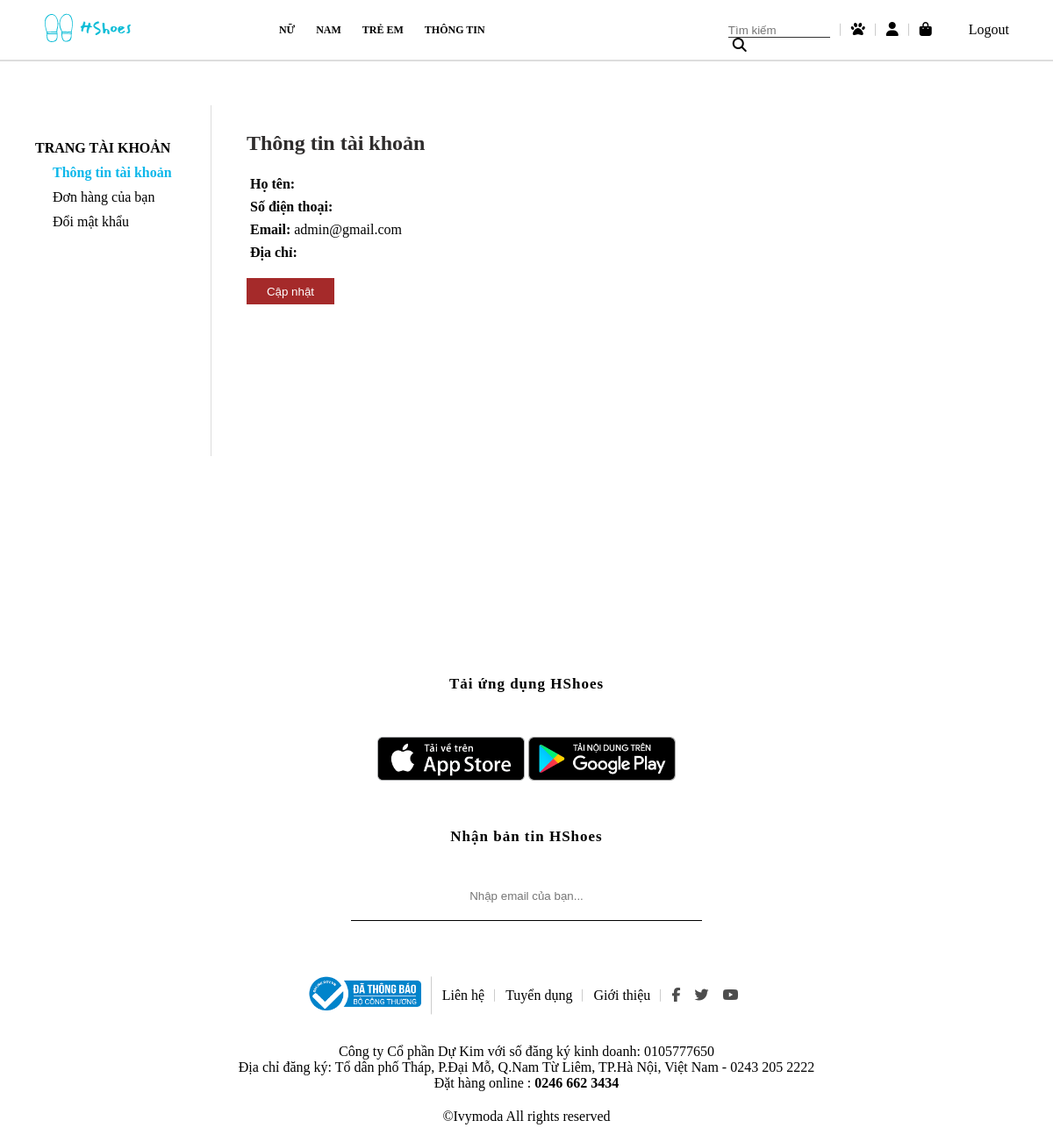
The app's page /info.php (signed in) with its own data.
### tables this page shows
CREATE TABLE `danhmuc` (
  `MaDanhMuc` int(11) NOT NULL,
  `TenDanhMuc` varchar(255) NOT NULL
);

CREATE TABLE `taikhoan` (
  `MaTK` int(11) NOT NULL,
  `Username` varchar(255) NOT NULL,
  `Email` varchar(255) NOT NULL,
  `Password` varchar(255) NOT NULL,
  `Role` varchar(255) NOT NULL
);

### info.php (the view, shortened to what this page needs)
<?php
    $con = ketnoi();
?>
<!DOCTYPE html>
<html lang="en">
<head>
    <link rel="stylesheet" href="style.css">
</head>
<body>
    <?php require './giaodien/header.php'; ?>
<section class="info-content">
    <div class="info-content-left">
        <ul>
            <li><a>TRANG TÀI KHOẢN</a>
                <ul>
                    <li><a href="info.php"  style="color:#0DB7EA; font-weight: bold;">Thông tin tài khoản</a></li>
                    <li><a href="donhang.php">Đơn hàng của bạn</a></li>
                    <li><a href="resetpass.php">Đổi mật khẩu</a></li>
                </ul>
            </li>
        </ul>
    </div>
    <?php
        $MaTK = $_SESSION['id'];
        $Query = "SELECT * FROM taikhoan WHERE MaTK = '$MaTK'";
        $Result = mysqli_query($con,$Query) or die(mysqli_error($con));
        $kq = mysqli_fetch_assoc($Result);
        $Query01 = "SELECT * FROM khachhang WHERE MaTK = '$MaTK'";
        $Result01 = mysqli_query($con,$Query01) or die(mysqli_error($con));
        $kq01 = mysqli_fetch_assoc($Result01);
        if(mysqli_num_rows($Result01) != 0)
        {
            ?>
            <div class="info-content-right">
                <div class="info-content-right-product_add">
                    <h1 style="color:#2e2c2c">Thông tin tài khoản</h1>
                    <form action="" method="POST" enctype="multipart/form-data">
                        <p><strong>Họ tên: </strong><?php echo $kq01['TenKhachHang']; ?></p>
                        <p><strong>Số điện thoại: </strong><?php echo $kq01['SDT']; ?></p>
                        <p><strong>Email: </strong><?php echo $kq['Email']; ?></p>
                        <p><strong>Địa chỉ: </strong><?php echo $kq01['DiaChi']; ?></p>
                        <button type="submit" name="submit"><a href="infoedit.php?uid=<?php echo $MaTK; ?>">Cập nhật</a></button>
                    </form>
                </div>
            </div>
            <?php
        }
        else
        {
            ?>
            <div class="info-content-right">
                <div class="info-content-right-product_add">
                    <h1 style="color:#2e2c2c">Thông tin tài khoản</h1>
                    <form action="" method="POST" enctype="multipart/form-data">
                        <p><strong>Họ tên: </strong></p>
                        <p><strong>Số điện thoại: </strong></p>
                        <p><strong>Email: </strong><?php echo $kq['Email']; ?></p>
                        <p><strong>Địa chỉ: </strong></p>
                        <button type="submit" name="submit"><a href="infoedit.php?uid=<?php echo $MaTK; ?>">Cập nhật</a></button>
                    </form>
                </div>
            </div>
            <?php
        }
    ?>
    </section>
        <section class="app-container">
            <p>Tải ứng dụng HShoes</p>
            <div class="app-google">
                <img src="images/appstore.jpg">
                <img src="images/googleplay.jpg">
            </div>
            <p>Nhận bản tin HShoes</p>
            <input type="text" placeholder="Nhập email của bạn...">
        </section>
       <footer>
       <div class="footer-top">
            <li><a href=""> <img src ="images/dathongbao.png"></a></li>
            <li><a href="">Liên hệ</a></li>
            <li><a href="">Tuyển dụng</a></li>
            <li><a href="">Giới thiệu</a></li>
            <li>
                <a href="" class="fab fa-facebook-f"></i></a>
                <a href="" class="fab fa-twitter"></a>
                <a href="" class="fab fa-youtube"></a>
            </li>
        </div>
     <div class="footer-center"> <p>  Công ty Cổ phần Dự Kim với số đăng ký kinh doanh: 0105777650 <br>
        Địa chỉ đăng ký: Tổ dân phố Tháp, P.Đại Mỗ, Q.Nam Từ Liêm, TP.Hà Nội, Việt Nam - 0243 205 2222 <br>
        Đặt hàng online : <b>0246 662 3434</b>
        </p></div>
<div class ="footer-bottom">
    ©Ivymoda All rights reserved
</div>
</footer>
    </body>
</html>

### giaodien/header.php (shortened to what this page needs)
<header>
    <div class="logo"> <a href="index.php"><img src ="images/low-res-logo.png"></a></div>
    <div class ="menu">
        <?php
            $ViewDM_Query = "SELECT * FROM danhmuc";
            $ViewDM_Result = mysqli_query($con,$ViewDM_Query) or die(mysqli_error($con));
            if (mysqli_num_rows($ViewDM_Result) != 0)
            {
                while ($rowdanhmuc = mysqli_fetch_assoc($ViewDM_Result))
                {
                    ?>
                    <li><a style="text-transform: uppercase;" href="demo.php?MaDM=<?php echo $rowdanhmuc['MaDanhMuc']; ?>&&MaLoai=0"><?php echo $rowdanhmuc['TenDanhMuc']; ?></a>
                        <?php
                }
            }
        ?>
        <li><a href="">THÔNG TIN</a></li>
    </div>
    <div class ="others">
        <li>
            <input placeholder="Tìm kiếm" type ="text" onkeyup="Search(this.value)"><i class ="fas fa-search"></i>
        </li>
        <li><a class ="fa fa-paw" href="favor.php"></a></li>
        <li><a class ="fa fa-user" href="<?php if(isset($_SESSION['id'])) echo 'info.php'; else echo 'moidangnhap.php'; ?>"></a></li>
        <li><a class ="fa fa-shopping-bag" href="cart.php"></a></li>
    </div>
    <div class="btn-login" >
    <?php
        if($_SESSION['active'] == "yes")
        {
    ?>
            <li><a href="logout.php">Logout</a></li>
    <?php
        }
        else
        {
            $_SESSION['active'] = 'none';
            ?>
            <li><a href="logup.php">Logup</a></li>/
            <li><a href="login.php">Login</a></li>
            <?php
        }
    ?>
    </div>
</header>

### style.css (style rules this page uses)
:root { --main-text-font:Arial, Helvetica, sans-serif; }
* { margin:0; padding:0; box-sizing: border-box; outline:none; }
li { list-style: none; }
a { text-decoration: none; color:#000; }
header { display:flex; justify-content: space-between; padding:12px 50px ; height:70px; align-items: center; position:fixed; top:0; left:0; width:100%; z-index: 1; border-bottom: 2px solid #dddddd; background: rgba(255,255,255,0.3) }
.logo { flex:1; }
.menu { flex:2; display:flex; }
.menu > li { padding: 0 12px; position: relative; }
.menu li a { font-size: 12px; font-weight:bold; display: block; line-height: 20px; }
.others { flex:1; display:flex; }
.others > li { padding: 0 12px; position:relative; }
.others >li::after { content:""; display: block; width: 1px; height: 80%; background: #cccccc; position: absolute; right: 0; top: 50%; transform: translateY(-50%); }
.others >li:last-child::after { display:none; }
.others > li:first-child { position:relative; }
.fa-search { margin-left:5px; }
.others > li:first-child input { width:100%; border:none; border-bottom: 1px solid #333; background:transparent; outline:none; margin-right:50px; }
.others > li:first-child i { position:absolute; }
.btn-login { margin-left:30px; display:flex; align-items: center; text-align: center; }
.btn-login > li { position:relative; }
.app-container { text-align: center; align-items: center; padding:150px 0 50px 0; }
.app-google { margin:50px }
.app-google img { height:50px; cursor:pointer; }
.app-container p { line-height: 20px; letter-spacing: 1px; font-size: 17px; color:#000; font-weight: bold; }
.app-container input { margin-top: 50px; border:none; border-bottom: 1px solid #000; padding-bottom: 20px; width:400px; text-align: center; }
footer { text-align: center; }
.footer-top { display:flex; justify-content: center; align-items: center; margin-bottom: 20px; height:70px; }
.footer-top img { height:50px; }
.footer-top li { padding:0 12px; position:relative; }
.footer-top li::after { content:""; display: block; width: 1px; height: 80%; background: #cccccc; position: absolute; right: 0; top: 50%; transform: translateY(-50%); }
.footer-top li:last-child::after { display:none; }
.footer-top li:last-child a { margin-right:12px; color:rgb(77, 77, 77); }
.footer-bottom { margin:20px 0; }
.info-content { display:flex; margin:120px 0 100px 0; }
.info-content-left { background-color: #ffffff; width:20%; height:400px; padding:30px 0 0 40px; }
.info-content-right-product_add p { padding:4px; }
.info-content-left >ul>li>a { font-weight: bold; }
.info-content-left ul li { margin: 10px 0; }
.info-content-left ul ul { margin-left: 20px; }
.info-content-right { width:80%; padding:30px 0 0 40px; border-left: 1px solid #dddddd; }
.info-content-right-product_add h1 { margin-bottom: 20px; }
.info-content-right-product_add button { margin-top:16px; height:30px; width:100px; cursor: pointer; background-color: brown; color:white; border:none; transition:all 0.3s ease; }
.info-content-right-product_add button a { color:white; display: block; padding:8px; }

### records on screen
danhmuc: TenDanhMuc "NỮ"
danhmuc: TenDanhMuc "NAM"
danhmuc: TenDanhMuc "TRẺ EM"
taikhoan: Email "admin@gmail.com"
